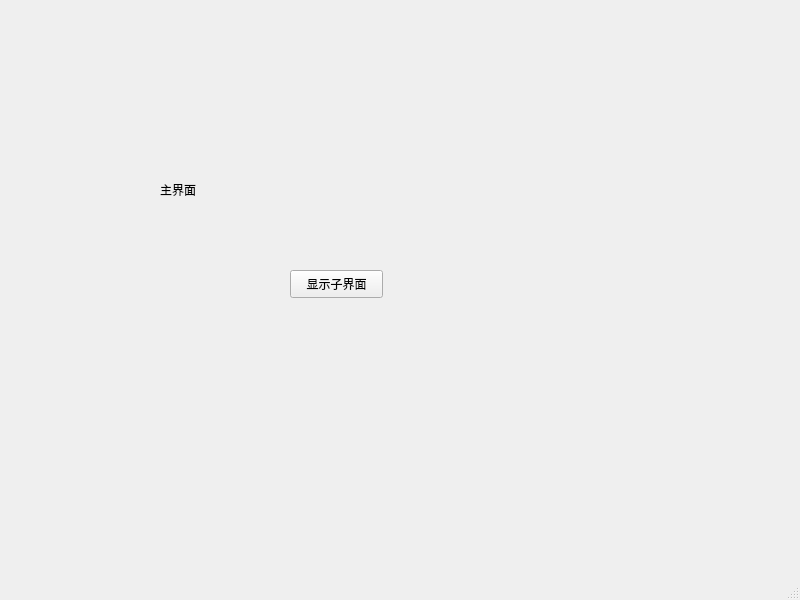
<?xml version="1.0" encoding="UTF-8"?>
<ui version="4.0">
 <class>MainWindow</class>
 <widget class="QMainWindow" name="MainWindow">
  <property name="geometry">
   <rect>
    <x>0</x>
    <y>0</y>
    <width>800</width>
    <height>600</height>
   </rect>
  </property>
  <property name="windowTitle">
   <string>MainWindow</string>
  </property>
  <widget class="QWidget" name="centralwidget">
   <widget class="QLabel" name="label">
    <property name="geometry">
     <rect>
      <x>160</x>
      <y>180</y>
      <width>69</width>
      <height>19</height>
     </rect>
    </property>
    <property name="text">
     <string>主界面</string>
    </property>
   </widget>
   <widget class="QPushButton" name="showchildpushbuttom">
    <property name="geometry">
     <rect>
      <x>290</x>
      <y>270</y>
      <width>93</width>
      <height>28</height>
     </rect>
    </property>
    <property name="text">
     <string>显示子界面</string>
    </property>
   </widget>
  </widget>
  <widget class="QMenuBar" name="menubar">
   <property name="geometry">
    <rect>
     <x>0</x>
     <y>0</y>
     <width>800</width>
     <height>25</height>
    </rect>
   </property>
  </widget>
  <widget class="QStatusBar" name="statusbar"/>
 </widget>
 <resources/>
 <connections/>
</ui>
